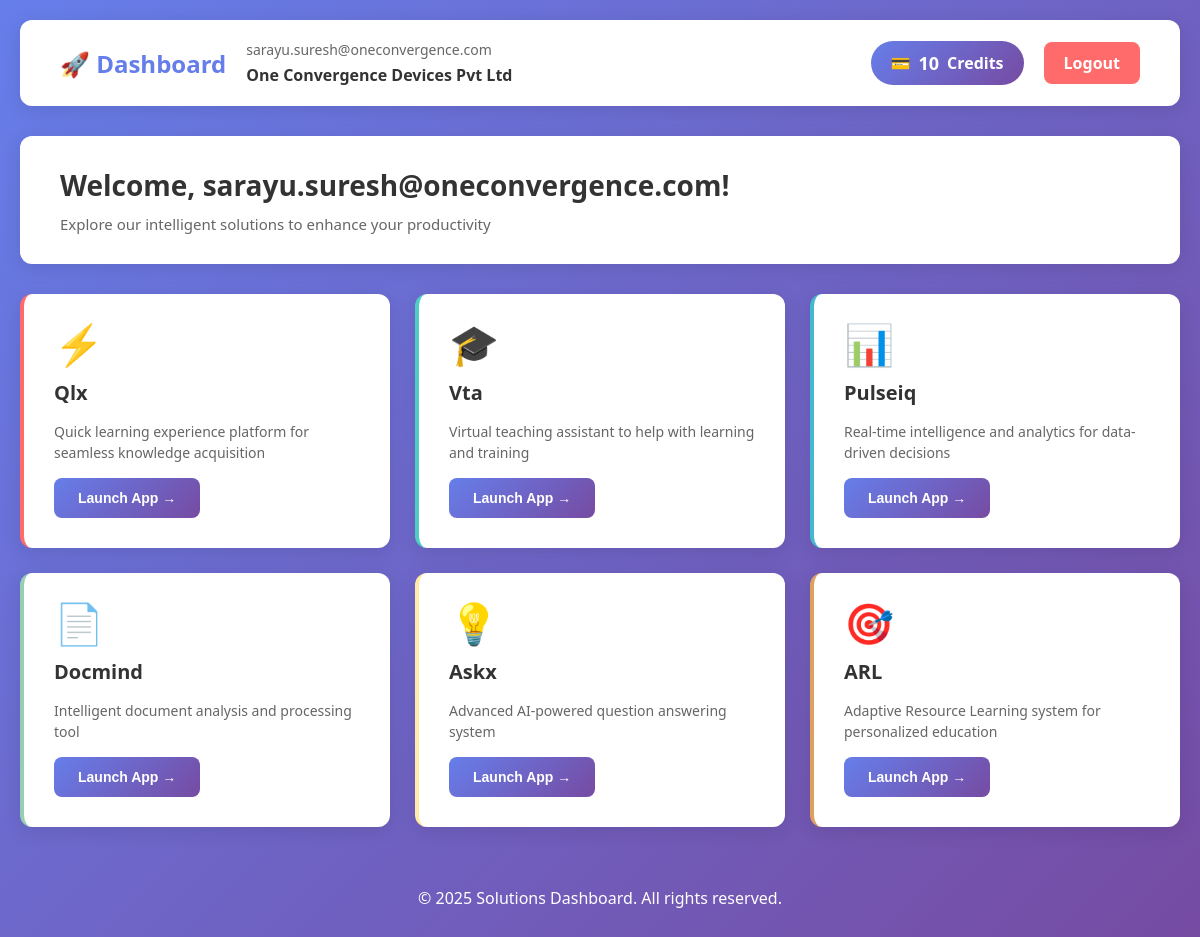
The page /profile/ (signed in) on the database its author committed.
### accounts/models.py (models this page shows, shortened)
class UserProfile(models.Model):
    user = models.OneToOneField(User, on_delete=models.CASCADE)
    company_name = models.CharField(max_length=255, blank=True)
    company_size = models.CharField(max_length=50, blank=True)

class UserCredits(models.Model):
    user = models.OneToOneField(User, on_delete=models.CASCADE, related_name='credits')
    total_credits = models.IntegerField(default=10)
    used_credits = models.IntegerField(default=0)
    created_at = models.DateTimeField(auto_now_add=True)
    updated_at = models.DateTimeField(auto_now=True)
    @property
    def available_credits(self):
        return self.total_credits - self.used_credits

### accounts/views.py (the view)
# urls.py: path("profile/", views.profile, name="profile"),
@login_required(login_url="login")
def profile(request):
    if not is_workspace_email(request.user.email):
        logout(request)
        messages.error(request, "Only workspace emails are allowed.")
        return redirect("login")
    try:
        profile = UserProfile.objects.get(user=request.user)
    except UserProfile.DoesNotExist:
        return redirect("complete_profile")
    credits, created = UserCredits.objects.get_or_create(user=request.user, defaults={'total_credits': 10})
    apps = [
        {
            'name': 'Qlx',
            'description': 'Quick learning experience platform for seamless knowledge acquisition',
            'icon': '⚡',
            'url': '/qlx/',
            'color': '#FF6B6B'
        },
        {
            'name': 'Vta',
            'description': 'Virtual teaching assistant to help with learning and training',
            'icon': '🎓',
            'url': '/vta/',
            'color': '#4ECDC4'
        },
        {
            'name': 'Pulseiq',
            'description': 'Real-time intelligence and analytics for data-driven decisions',
            'icon': '📊',
            'url': '/pulseiq/',
            'color': '#45B7D1'
        },
        {
            'name': 'Docmind',
            'description': 'Intelligent document analysis and processing tool',
            'icon': '📄',
            'url': '/docmind/',
            'color': '#96CEB4'
        },
        {
            'name': 'Askx',
            'description': 'Advanced AI-powered question answering system',
            'icon': '💡',
            'url': '/askx/',
            'color': '#FFEAA7'
        },
        {
            'name': 'ARL',
            'description': 'Adaptive Resource Learning system for personalized education',
            'icon': '🎯',
            'url': '/arl/',
            'color': '#DDA15E'
        },
    ]
    return render(request, "profile.html", {
        "user": request.user,
        "profile": profile,
        "credits": credits,
        "apps": apps
    })

### accounts/views.py (called while the page is built)
def is_workspace_email(email):
    domain = email.lower().split('@')[-1]
    return domain not in BLOCKED_DOMAINS

### myproject/templates/profile.html (shortened to what this page needs)
<!DOCTYPE html>
<html lang="en">
<head>
</head>
<body>
<div class="navbar">
    <div class="navbar-left">
        <div class="logo">🚀 Dashboard</div>
        <div class="user-info">
            <div class="user-email">{{ user.email }}</div>
            <div class="company-name">{{ profile.company_name }}</div>
        </div>
    </div>
    <div class="navbar-right">
        <div class="credits-badge">
            💳 <span class="credits-number">{{ credits.available_credits }}</span> Credits
        </div>
        <a href="{% url 'logout' %}" class="logout-btn">Logout</a>
    </div>
</div>
<div class="container">
    <div class="dashboard-header">
        <h1>Welcome, {{ user.first_name|default:user.email }}!</h1>
        <p>Explore our intelligent solutions to enhance your productivity</p>
    </div>
    {% if apps %}
        <div class="apps-grid">
            {% for app in apps %}
                <a href="{{ app.url }}" class="app-card" style="border-left-color: {{ app.color }};">
                    <div class="app-icon">{{ app.icon }}</div>
                    <div class="app-name">{{ app.name }}</div>
                    <div class="app-description">{{ app.description }}</div>
                    <button type="button" class="app-action">Launch App →</button>
                </a>
            {% endfor %}
        </div>
    {% else %}
        <div class="empty-state">
            <h2>No apps available</h2>
            <p>Check back soon for more solutions!</p>
        </div>
    {% endif %}
</div>
<div class="footer">
    <p>&copy; 2025 Solutions Dashboard. All rights reserved.</p>
</div>
</body>
</html>

### myproject/templates/profile.html (style rules this page uses)
* { margin: 0; padding: 0; box-sizing: border-box; }
body { font-family: 'Segoe UI', Tahoma, Geneva, Verdana, sans-serif; background: linear-gradient(135deg, #667eea 0%, #764ba2 100%); min-height: 100vh; padding: 20px; }
.navbar { background: white; padding: 20px 40px; display: flex; justify-content: space-between; align-items: center; margin-bottom: 30px; border-radius: 12px; box-shadow: 0 4px 20px rgba(0, 0, 0, 0.1); }
.navbar-left { display: flex; gap: 20px; align-items: center; }
.logo { font-size: 24px; font-weight: 700; color: #667eea; }
.user-info { display: flex; flex-direction: column; gap: 5px; }
.user-email { font-size: 14px; color: #666; }
.company-name { font-size: 16px; font-weight: 600; color: #333; }
.navbar-right { display: flex; gap: 20px; align-items: center; }
.credits-badge { background: linear-gradient(135deg, #667eea 0%, #764ba2 100%); color: white; padding: 10px 20px; border-radius: 25px; font-weight: 600; display: flex; align-items: center; gap: 8px; }
.credits-number { font-size: 18px; font-weight: 700; }
.logout-btn { background: #ff6b6b; color: white; border: none; padding: 10px 20px; border-radius: 8px; cursor: pointer; font-weight: 600; transition: background 0.3s; text-decoration: none; display: inline-block; }
.container { max-width: 1200px; margin: 0 auto; }
.dashboard-header { background: white; padding: 30px 40px; border-radius: 12px; margin-bottom: 30px; box-shadow: 0 4px 20px rgba(0, 0, 0, 0.1); }
.dashboard-header h1 { color: #333; margin-bottom: 10px; font-size: 28px; }
.dashboard-header p { color: #666; font-size: 15px; }
.apps-grid { display: grid; grid-template-columns: repeat(auto-fit, minmax(300px, 1fr)); gap: 25px; margin-bottom: 40px; }
.app-card { background: white; border-radius: 12px; padding: 30px; box-shadow: 0 4px 20px rgba(0, 0, 0, 0.1); transition: all 0.3s ease; cursor: pointer; text-decoration: none; color: inherit; border-left: 4px solid; display: flex; flex-direction: column; gap: 15px; }
.app-icon { font-size: 40px; line-height: 1; }
.app-name { font-size: 20px; font-weight: 700; color: #333; }
.app-description { font-size: 14px; color: #666; line-height: 1.5; flex-grow: 1; }
.app-action { background: linear-gradient(135deg, #667eea 0%, #764ba2 100%); color: white; border: none; padding: 12px 24px; border-radius: 8px; cursor: pointer; font-weight: 600; font-size: 14px; transition: transform 0.2s; align-self: flex-start; }
.footer { text-align: center; color: white; padding: 20px; margin-top: 30px; }

### rows shown on the page
UserProfile: company_name "One Convergence Devices Pvt Ltd"
UserCredits: available_credits "10"

### other values the page prints
{{ user.email }} "sarayu.suresh@oneconvergence.com"
{{ user.first_name|default:user.email }} "sarayu.suresh@oneconvergence.com"
{{ app.icon }} "⚡" "🎓" "📊" "📄" "💡" "🎯"
{{ app.name }} "Qlx" "Vta" "Pulseiq" "Docmind" "Askx" "ARL"
{{ app.description }} "Quick learning experience platform for seamless knowledge acquisition" "Virtual teaching assistant to help with learning and training" "Real-time intelligence and analytics for data-driven decisions" "Intelligent document analysis and processing tool" "Advanced AI-powered question answering system" "Adaptive Resource Learning system for personalized education"
